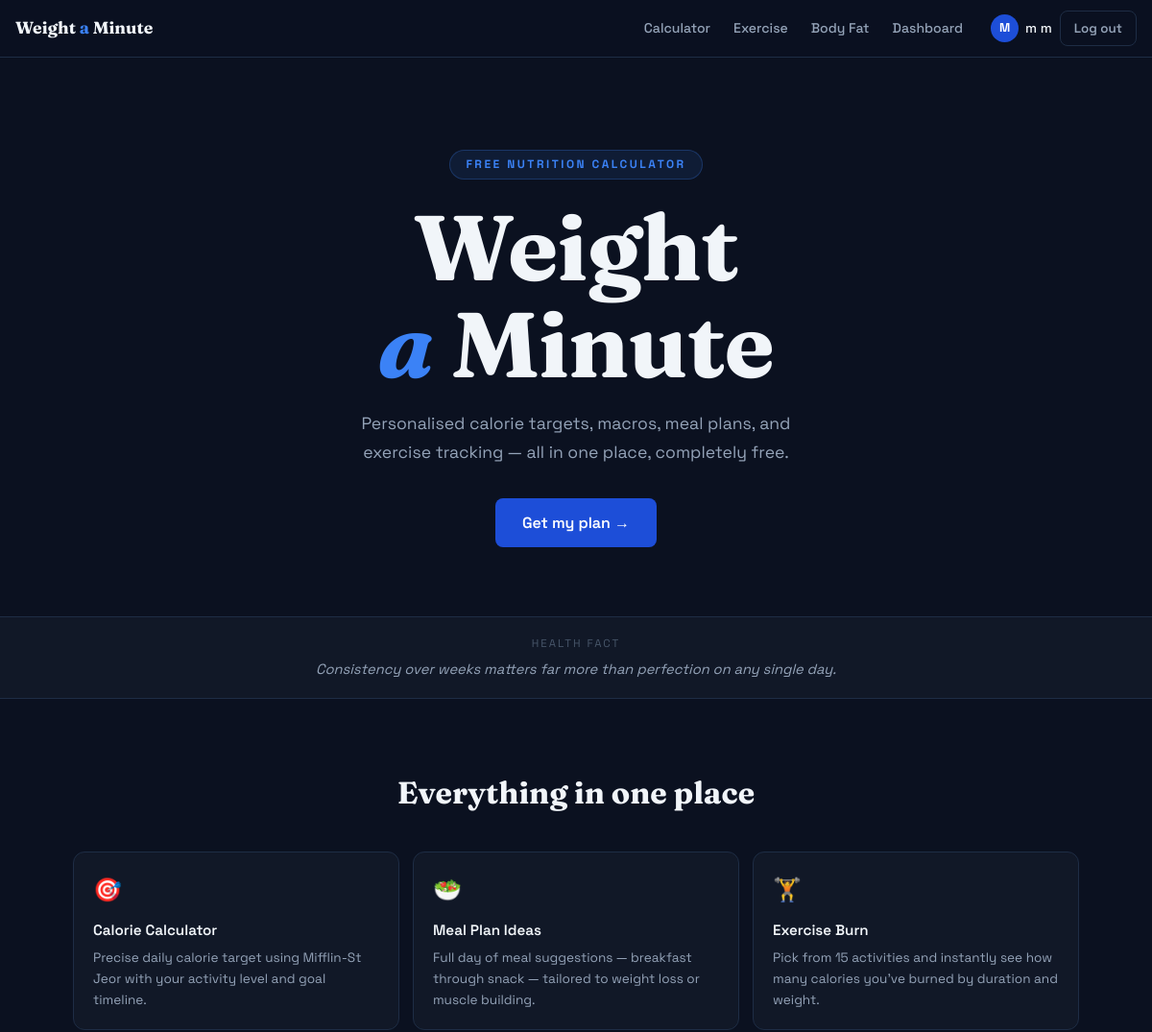
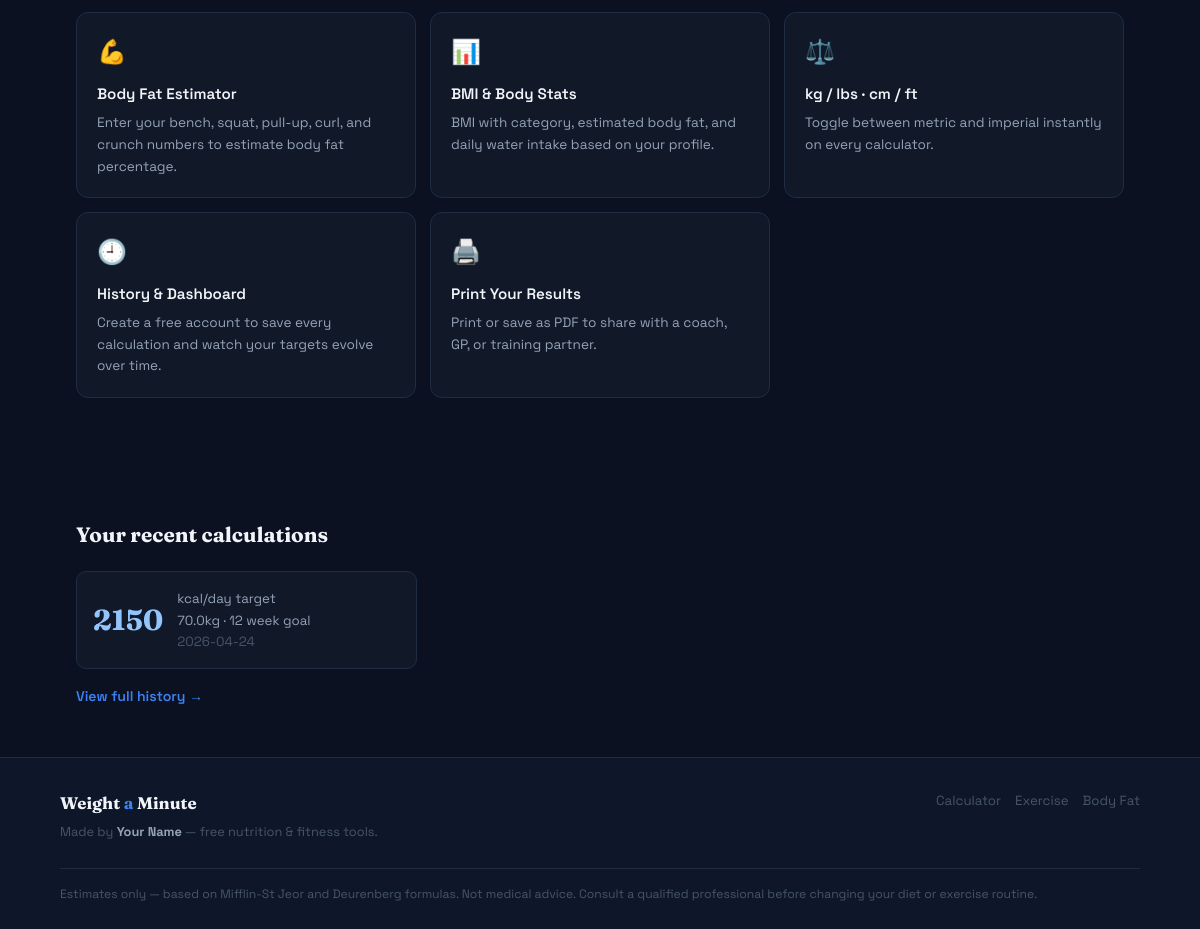
The page / (signed in) on the database its author committed (2 pictures, top to bottom).
### tables this page shows
CREATE TABLE calculations (
            id INTEGER PRIMARY KEY AUTOINCREMENT,
            user_id INTEGER NOT NULL,
            created_at TEXT DEFAULT (datetime('now')),
            age INTEGER,
            weight_kg REAL,
            height_cm REAL,
            gender TEXT,
            activity_level REAL,
            weight_loss_goal_kg REAL,
            weeks_goal INTEGER,
            bmr REAL,
            tdee REAL,
            calorie_intake INTEGER,
            unit_system TEXT DEFAULT 'metric',
            FOREIGN KEY(user_id) REFERENCES users(id)
        );

### app.py (the view)
@app.route('/')
def index():
    user = current_user()
    fact = random.choice(HEALTH_FACTS)
    history = []
    if user:
        with get_db() as db:
            history = db.execute(
                'SELECT * FROM calculations WHERE user_id=? ORDER BY created_at DESC LIMIT 3',
                (user['id'],)
            ).fetchall()
    return render_template('index.html', user=user, fact=fact, history=history)

### app.py (called while the page is built)
def get_db():
    conn = sqlite3.connect(DB)
    conn.row_factory = sqlite3.Row
    return conn

def current_user():
    if 'user_id' not in session: return None
    with get_db() as db:
        return db.execute('SELECT * FROM users WHERE id=?', (session['user_id'],)).fetchone()

### templates/index.html (shortened to what this page needs)
{% extends 'base.html' %}
{% block content %}
<div class="hero">
    <div class="hero-eyebrow">Free Nutrition Calculator</div>
    <h1>Weight<br><em>a</em> Minute</h1>
    <p>Personalised calorie targets, macros, meal plans, and exercise tracking — all in one place, completely free.</p>
    <div class="hero-btns">
        <a href="{{ url_for('calculate') }}" class="btn btn-primary">Get my plan →</a>
    </div>
</div>
<div class="fact-bar">
    <span>Health fact</span>
    <p>{{ fact }}</p>
</div>
<div class="features">
    <div class="features-title">Everything in one place</div>
    <div class="feat-grid">
        <div class="feat-card">
            <div class="feat-icon">🎯</div>
            <h3>Calorie Calculator</h3>
            <p>Precise daily calorie target using Mifflin-St Jeor with your activity level and goal timeline.</p>
        </div>
        <div class="feat-card">
            <div class="feat-icon">🥗</div>
            <h3>Meal Plan Ideas</h3>
            <p>Full day of meal suggestions — breakfast through snack — tailored to weight loss or muscle building.</p>
        </div>
        <div class="feat-card">
            <div class="feat-icon">🏋️</div>
            <h3>Exercise Burn</h3>
            <p>Pick from 15 activities and instantly see how many calories you've burned by duration and weight.</p>
        </div>
        <div class="feat-card">
            <div class="feat-icon">💪</div>
            <h3>Body Fat Estimator</h3>
            <p>Enter your bench, squat, pull-up, curl, and crunch numbers to estimate body fat percentage.</p>
        </div>
        <div class="feat-card">
            <div class="feat-icon">📊</div>
            <h3>BMI & Body Stats</h3>
            <p>BMI with category, estimated body fat, and daily water intake based on your profile.</p>
        </div>
        <div class="feat-card">
            <div class="feat-icon">⚖️</div>
            <h3>kg / lbs · cm / ft</h3>
            <p>Toggle between metric and imperial instantly on every calculator.</p>
        </div>
        <div class="feat-card">
            <div class="feat-icon">🕘</div>
            <h3>History & Dashboard</h3>
            <p>Create a free account to save every calculation and watch your targets evolve over time.</p>
        </div>
        <div class="feat-card">
            <div class="feat-icon">🖨️</div>
            <h3>Print Your Results</h3>
            <p>Print or save as PDF to share with a coach, GP, or training partner.</p>
        </div>
    </div>
</div>
{% if user and history %}
<div class="history-section">
    <div style="font-family:'Fraunces',serif;font-size:1.3rem;font-weight:700">Your recent calculations</div>
    <div class="hist-grid">
        {% for h in history %}
        <div class="hist-card">
            <div class="hist-num">{{ h.calorie_intake }}</div>
            <div class="hist-meta">
                kcal/day target<br>
                {{ h.weight_kg | round(1) }}kg · {{ h.weeks_goal }} week goal<br>
                <span style="color:var(--dim)">{{ h.created_at[:10] }}</span>
            </div>
        </div>
        {% endfor %}
    </div>
    <a href="{{ url_for('dashboard') }}" style="display:inline-block;margin-top:16px;color:var(--mid);text-decoration:none;font-size:0.88rem;font-weight:600">View full history →</a>
</div>
{% else %}
<div class="cta-section">
    <h2>Track your progress</h2>
    <p>Create a free account to save your calculations and watch your targets change as you make progress.</p>
    <a href="{{ url_for('register') }}" class="btn btn-primary" style="padding:13px 32px;font-size:1rem">Create free account →</a>
</div>
{% endif %}
{% endblock %}

### templates/base.html (style rules this page uses)
:root { --bg: #0b1120; --bg2: #0e1729; --card: #111827; --card2: #1a2540; --blue: #1d4ed8; --blue-h: #2563eb; --blue-l: #93c5fd; --mid: #3b82f6; --text: #f1f5f9; --soft: #94a3b8; --dim: #475569; --border: #1e2d45; --green: #059669; --amber: #d97706; --red: #dc2626; --r: 12px; --nav: 60px; }
*, *::before, *::after { box-sizing: border-box; margin: 0; padding: 0; }
html { scroll-behavior: smooth; -webkit-text-size-adjust: 100%; }
body { background: var(--bg); color: var(--text); font-family: 'Space Grotesk', sans-serif; font-size: 16px; line-height: 1.6; min-height: 100vh; display: flex; flex-direction: column; -webkit-font-smoothing: antialiased; }
.btn { display: inline-flex; align-items: center; justify-content: center; gap: 6px; padding: 10px 20px; border: none; border-radius: 8px; font-family: 'Space Grotesk', sans-serif; font-size: 0.92rem; font-weight: 600; cursor: pointer; text-decoration: none; transition: all 0.15s; white-space: nowrap; }
.btn-primary { background: var(--blue); color: #fff; }

### templates/index.html (style rules this page uses)
.hero { padding: clamp(48px,8vw,100px) 16px clamp(40px,6vw,80px); text-align: center; border-bottom: 1px solid var(--border); }
.hero-eyebrow { display: inline-block; background: rgba(59,130,246,0.1); border: 1px solid rgba(59,130,246,0.25); color: var(--mid); font-size: 0.75rem; font-weight: 700; letter-spacing: 2.5px; text-transform: uppercase; padding: 5px 16px; border-radius: 999px; margin-bottom: 20px; }
.hero h1 { font-family: 'Fraunces', serif; font-size: clamp(2.8rem, 9vw, 6rem); font-weight: 700; line-height: 1.05; letter-spacing: -1px; margin-bottom: 18px; }
.hero h1 em { color: var(--mid); font-style: italic; }
.hero p { color: var(--soft); font-size: clamp(0.95rem, 2.5vw, 1.1rem); max-width: 480px; margin: 0 auto 32px; line-height: 1.7; }
.hero-btns { display: flex; gap: 12px; justify-content: center; flex-wrap: wrap; }
.hero-btns .btn { padding: 13px 28px; font-size: 1rem; }
.fact-bar { border-bottom: 1px solid var(--border); background: var(--card); padding: 18px 16px; text-align: center; }
.fact-bar span { color: var(--dim); font-size: 0.72rem; text-transform: uppercase; letter-spacing: 2px; display: block; margin-bottom: 6px; }
.fact-bar p { color: var(--soft); font-size: 0.92rem; max-width: 640px; margin: 0 auto; line-height: 1.6; font-style: italic; }
.features { padding: clamp(48px,6vw,80px) 16px; max-width: 1080px; margin: 0 auto; }
.features-title { font-family: 'Fraunces', serif; font-size: clamp(1.4rem,3vw,2rem); font-weight: 700; text-align: center; margin-bottom: 36px; }
.feat-grid { display: grid; grid-template-columns: repeat(auto-fill, minmax(280px, 1fr)); gap: 14px; }
.feat-card { background: var(--card); border: 1px solid var(--border); border-radius: 12px; padding: 20px; transition: border-color 0.2s; }
.feat-icon { font-size: 1.5rem; margin-bottom: 10px; }
.feat-card h3 { font-size: 0.95rem; font-weight: 600; margin-bottom: 6px; }
.feat-card p { color: var(--soft); font-size: 0.85rem; line-height: 1.6; }
.history-section { padding: 48px 16px; max-width: 1080px; margin: 0 auto; }
.hist-grid { display: grid; grid-template-columns: repeat(auto-fill, minmax(260px, 1fr)); gap: 12px; margin-top: 20px; }
.hist-card { background: var(--card); border: 1px solid var(--border); border-radius: 10px; padding: 16px; display: flex; align-items: center; gap: 14px; }
.hist-num { font-family: 'Fraunces', serif; font-size: 1.8rem; font-weight: 700; color: var(--blue-l); flex-shrink: 0; }
.hist-meta { font-size: 0.83rem; color: var(--soft); line-height: 1.6; }

### rows shown on the page
calculations: calorie_intake "2150", weight_kg "70.0", weeks_goal "12", created_at "2026-04-24"

### other values the page prints
{{ session.username[0].upper() }} "M"
{{ session.username }} "m m"
{{ config.get('SITE_OWNER', 'the creator') }} "Your Name"
